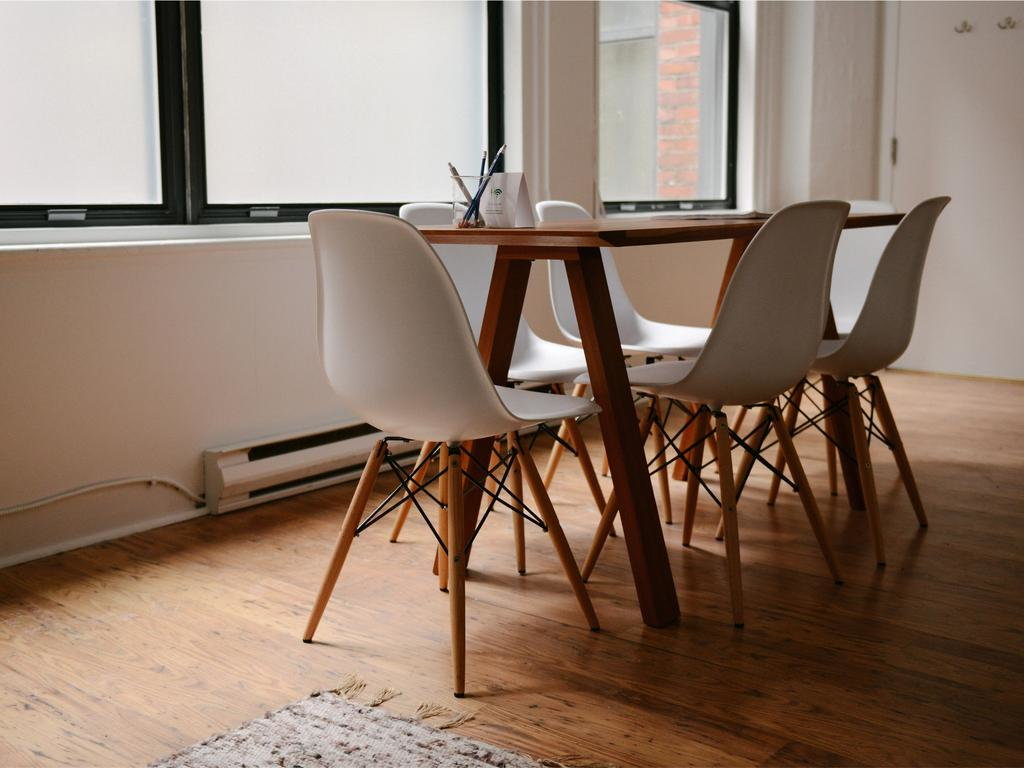
#> input picture img/test_middle.png, 1024 x 768 px
$ python encrypt_img_slice.py
#> lines starting #> are read from the running program, lines starting #| are printed output that depends on the picture
### slicing/Slicer.py
import numpy as np


class Slicer:
    def __init__(self, array, height, width):
        self.array = array
        self.height = height
        self.width = width

    def set_array(self, array):
        self.array = array

    def slice(self):
        mid_of_height = int(self.height / 2)
        mid_of_width = int(self.width / 2)

        top_left = self.array[:mid_of_height, :mid_of_width]
        top_right = self.array[:mid_of_height, mid_of_width:self.width]
        bottom_left = self.array[mid_of_height:self.height, :mid_of_width]
        bottom_right = self.array[mid_of_height:self.height, mid_of_width:self.width]

        return top_left, top_right, bottom_left, bottom_right

    # [6 lines left out: function concatenate, not called in this run]

### encryption/KnuthShuffle.py
import numpy as np
from util import Utility as Util


class KnuthShuffle:
    def __init__(self):
        self.sBox = 0
        self.inverse_sBox = 0

    # [29 lines left out: functions create_sBox, create_inverse_sBox, not called in this run]

### encrypt_img_slice.py
import time
from multiprocessing import Process, Queue

import cv2
import numpy as np

from encryption.ImageEncryption import ImageEncryption
from encryption.KnuthShuffle import KnuthShuffle
from slicing.Slicer import Slicer
from util import Utility as Util

if __name__ == "__main__":
    image_file_name = 'img/test_middle.png'
    encrypted_image_file_name = 'results/encrypted_image.png'

    img = cv2.imread(image_file_name)
#> img is the input picture: shape (768, 1024, 3); mean B, G, R 106.5, 121.8, 143.6

    height = int(len(img))
#> height = 768
    width = int(len(img[0]))
#> width = 1024

    array_slicer = Slicer(img, height, width)
#> in __init__, `self.height = height`: self.height = 768
#> in __init__, `self.width = width`: self.width = 1024
    img_top_left, img_top_right, img_bottom_left, img_bottom_right = array_slicer.slice()
#> in slice, `mid_of_height = int(self.height / 2)`: mid_of_height = 384
#> in slice, `mid_of_width = int(self.width / 2)`: mid_of_width = 512
#> in slice, `top_left = self.array[:mid_of_height, :mid_of_width]`:
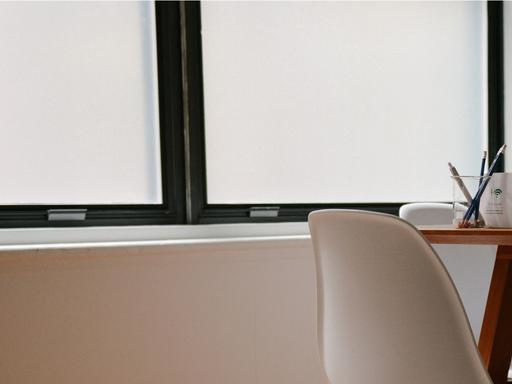
#> top_left: shape (384, 512, 3); mean B, G, R 155.9, 163.2, 172.9
#> in slice, `top_right = self.array[:mid_of_height, mid_of_width:self.width]`:
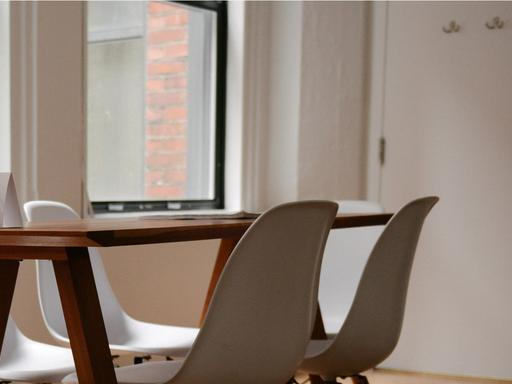
#> top_right: shape (384, 512, 3); mean B, G, R 122.3, 133, 147.5
#> in slice, `bottom_left = self.array[mid_of_height:self.height, :mid_of_width]`:
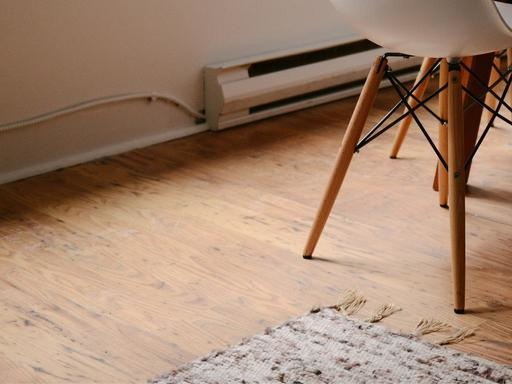
#> bottom_left: shape (384, 512, 3); mean B, G, R 111.2, 132.8, 163.1
#> in slice, `bottom_right = self.array[mid_of_height:self.height, mid_of_width:self..`:
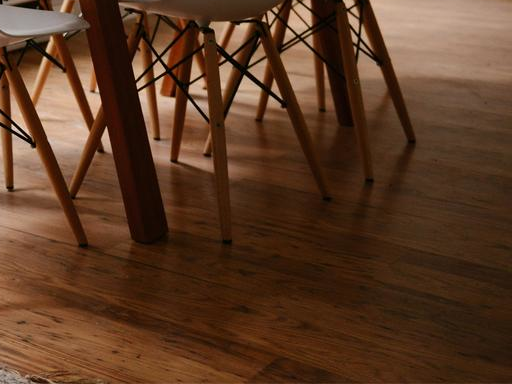
#> bottom_right: shape (384, 512, 3); mean B, G, R 36.4, 58.3, 90.8

    np.random.seed(123)

    shuffle = KnuthShuffle()
#> (the run stopped early here; a loop or call above may not have finished)

$ run again, with img/decrypted_image.png copied over img/test_middle.png
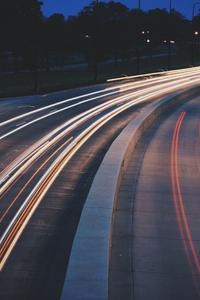
#> input picture img/decrypted_image.png, 200 x 300 px
#> img is the input picture: shape (300, 200, 3); mean B, G, R 81.1, 71.3, 72.9
#> height = 300
#> width = 200
#> self.height = 300
#> self.width = 200
#> mid_of_height = 150
#> mid_of_width = 100
#> in slice, `bottom_left = self.array[mid_of_height:self.height, :mid_of_width]`:
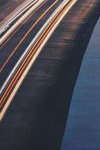
#> bottom_left: shape (150, 100, 3); mean B, G, R 82.1, 73.2, 74.5
#> in slice, `bottom_right = self.array[mid_of_height:self.height, mid_of_width:self..`:
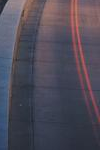
#> bottom_right: shape (150, 100, 3); mean B, G, R 88.4, 75.4, 79.7

$ run again, with img/encrypted_image.png copied over img/test_middle.png
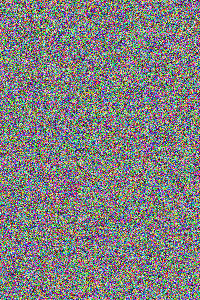
#> input picture img/encrypted_image.png, 200 x 300 px
#> img is the input picture: shape (300, 200, 3); mean B, G, R 127, 127.5, 128
#> height = 300
#> width = 200
#> self.height = 300
#> self.width = 200
#> mid_of_height = 150
#> mid_of_width = 100
#> in slice, `bottom_left = self.array[mid_of_height:self.height, :mid_of_width]`:
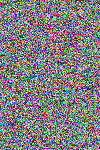
#> bottom_left: shape (150, 100, 3); mean B, G, R 126.7, 126.4, 129
#> in slice, `bottom_right = self.array[mid_of_height:self.height, mid_of_width:self..`:
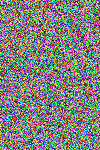
#> bottom_right: shape (150, 100, 3); mean B, G, R 127.4, 128.3, 127.9
